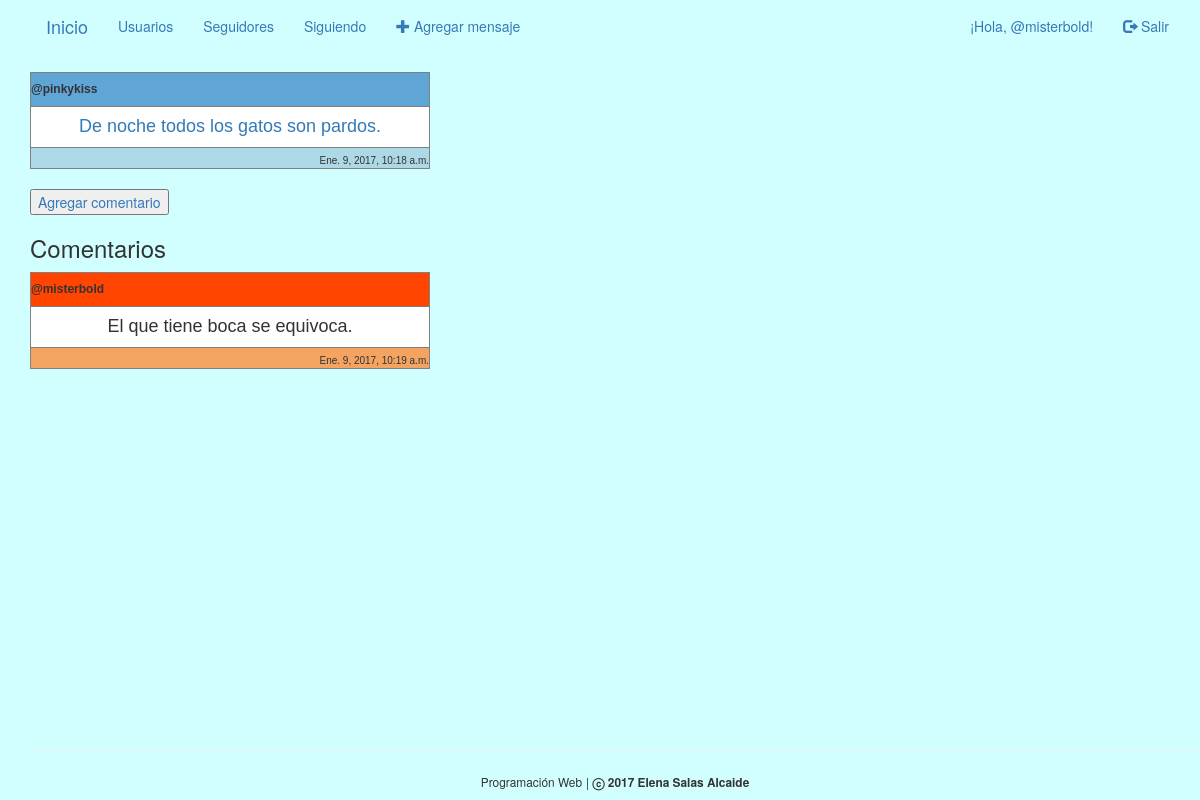
Screenshot of /usuario/message/3/ (signed in) with the database file from the repository.
### gestion/models.py (models this page shows, shortened)
class Message(models.Model):
    author = models.ForeignKey(User)
    text = models.CharField(max_length=140, default='')
    created_date = models.DateTimeField(default=timezone.now)
    published_date = models.DateTimeField(blank=True, null=True)

class Coment(models.Model):
	date = models.DateTimeField(default=timezone.now)
	author = models.ForeignKey(User)
	text = models.CharField(max_length=140, default='')
	id_message = models.ForeignKey(Message)

### gestion/views.py (the view)
# urls.py: url(r'^usuario/message/(?P<pk>[0-9]+)/$', views.message_detail, name='detalle_mensaje'),
@login_required(login_url='login')
def message_detail(request, pk):
    mensaje = get_object_or_404(Message, pk=pk)
    comentarios = Coment.objects.filter(id_message=pk)
    return render(request, 'gestion/message_detail.html', {'mensaje':mensaje, 'comentarios':comentarios})

### gestion/templates/gestion/message_detail.html (shortened to what this page needs)
{% extends "gestion/base.html" %}
{% load staticfiles %}
{% block content %}
<table width="400" cellspacing="1" cellpadding="3" border="1" bgcolor="#165480">
  <tr>
     <td bgcolor="#5FA6D7" align="left">
  <font size=1 face="verdana, arial, helvetica">
  <h6><b>@{{ mensaje.author }}</b></h6>
  </font>
     </td>
  </tr>
  <tr>
      <td bgcolor="#ffffff" align="center">
     <font face="verdana, arial, helvetica" size=1>
       <h4><a href="{% url 'detalle_mensaje' pk=mensaje.pk %}">{{ mensaje.text }}</a></h4>
     </font>
     </td>
  </tr>
  <tr>
      <td bgcolor="#ADD8E6" align="right">
     <font face="verdana, arial, helvetica" size=1>
       {{ mensaje.published_date }}
     </font>
     </td>
  </tr>
</table>
<a href="{% url 'nuevo_comentario' pk=mensaje.pk %}"><button type="button">Agregar comentario</button></a>
{% if comentarios.count != 0 %}
<h3>Comentarios</h3>
  {% for c in comentarios %}
  <table width="400" cellspacing="1" cellpadding="3" border="1" bgcolor="#165480">
    <tr>
       <td bgcolor="#FF4500" align="left">
    <font size=1 face="verdana, arial, helvetica">
    <h6><b>@{{ c.author }}</b></h6>
    </font>
       </td>
    </tr>
    <tr>
        <td bgcolor="#ffffff" align="center">
       <font face="verdana, arial, helvetica" size=1>
         <h4>{{ c.text }}</a></h4>
       </font>
       </td>
    </tr>
    <tr>
        <td bgcolor="#F4A460" align="right">
       <font face="verdana, arial, helvetica" size=1>
         {{ c.date }}
       </font>
       </td>
    </tr>
  </table>
  {% endfor %}
{% endif %}
{% endblock %}

### gestion/templates/gestion/base.html (shortened to what this page needs)
<!DOCTYPE html>
{% load staticfiles %}
<html lang="es">
    <head>
        <link rel="stylesheet" href="//maxcdn.bootstrapcdn.com/bootstrap/3.3.7/css/bootstrap.min.css">
        <link rel="stylesheet" href="//maxcdn.bootstrapcdn.com/bootstrap/3.3.7/css/bootstrap-theme.min.css">
        <link rel="stylesheet" href="{% static 'css/gestion.css' %}">
    </head>
    <body>
      <div class="wrapper">
      <nav class="navbar navbar navbar-fixed">
        <div class="allnav">
          <div class="navbar-header">
            <a class="navbar-brand" href="{% url 'index' %}">Inicio</a>
          </div>
          <div id="navbar" class="collapse navbar-collapse">
            <ul class="nav navbar-nav">
              {% if user.is_authenticated %}
              <li><a href="{% url 'lista_usuarios' %}">Usuarios</a></li>
              <li><a href="{% url 'ver_seguidores' %}">Seguidores</a></li>
              <li><a href="{% url 'ver_seguidos' %}">Siguiendo</a></li>
              <li><a href="{% url 'nuevo_mensaje' %}"><span class="glyphicon glyphicon-plus"></span> Agregar mensaje</a></li>
              {% endif %}
            </ul>
            <ul class="nav navbar-nav navbar-right">
                {% if user.is_authenticated %}
                  <li><a>¡Hola, @{{ user.username }}!</a></li>
                  <li><a href="{% url 'logout' %}"><span class="glyphicon glyphicon-log-out"></span> Salir</a></li>
                {% else %}
                  <li><a href="{% url 'nuevo_usuario' %}"><span class="glyphicon glyphicon-user"></span> Registrarse</a></li>
                  <li><a href="{% url 'login' %}"><span class="glyphicon glyphicon-log-in"></span> Iniciar Sesion</a></li>
                {% endif %}
            </ul>
          </div>
      </div>
      </nav>
      {% block content %}
      {% endblock content %}
      <div class="push"></div>
      </div>
      <footer class="site-footer">
          <hr>
          <p style="text-align: center;">
              <small>Programación Web</small>
              <small> | </small>
              <small><strong>ⓒ 2017 Elena Salas Alcaide</strong></small>
          </p>
      </footer>
    </body>
</html>

### gestion/static/css/gestion.css (style rules this page uses)
html, body { height: 100%; margin: 0; padding-left: 15px; background-color: #D1FFFF; }
.wrapper { min-height: 100%; margin-bottom: -70px; }
.footer, .push { height: 70px; }

### rows the page displays
Message: author "pinkykiss", text "De noche todos los gatos son pardos.", published_date "Ene. 9, 2017, 10:18 a.m."
Coment: author "misterbold", text "El que tiene boca se equivoca.", date "Ene. 9, 2017, 10:19 a.m."

### other values shown
{{ user.username }} "misterbold"
